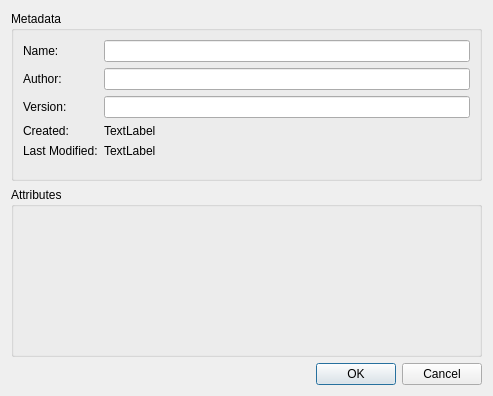
<?xml version="1.0" encoding="UTF-8"?>
<ui version="4.0">
 <class>librepcb::editor::ProjectPropertiesEditorDialog</class>
 <widget class="QDialog" name="librepcb::editor::ProjectPropertiesEditorDialog">
  <property name="geometry">
   <rect>
    <x>0</x>
    <y>0</y>
    <width>493</width>
    <height>396</height>
   </rect>
  </property>
  <property name="windowTitle">
   <string>Project Properties</string>
  </property>
  <layout class="QVBoxLayout" name="verticalLayout">
   <item>
    <widget class="QGroupBox" name="groupBox">
     <property name="title">
      <string>Metadata</string>
     </property>
     <layout class="QFormLayout" name="formLayout">
      <property name="fieldGrowthPolicy">
       <enum>QFormLayout::AllNonFixedFieldsGrow</enum>
      </property>
      <item row="0" column="0">
       <widget class="QLabel" name="label">
        <property name="text">
         <string>Name:</string>
        </property>
       </widget>
      </item>
      <item row="0" column="1">
       <widget class="QLineEdit" name="edtName"/>
      </item>
      <item row="1" column="0">
       <widget class="QLabel" name="label_3">
        <property name="text">
         <string>Author:</string>
        </property>
       </widget>
      </item>
      <item row="1" column="1">
       <widget class="QLineEdit" name="edtAuthor"/>
      </item>
      <item row="3" column="0">
       <widget class="QLabel" name="label_4">
        <property name="text">
         <string>Created:</string>
        </property>
       </widget>
      </item>
      <item row="2" column="0">
       <widget class="QLabel" name="label_2">
        <property name="text">
         <string>Version:</string>
        </property>
       </widget>
      </item>
      <item row="2" column="1">
       <widget class="QLineEdit" name="edtVersion"/>
      </item>
      <item row="3" column="1">
       <widget class="QLabel" name="lblCreatedDateTime">
        <property name="text">
         <string notr="true">TextLabel</string>
        </property>
       </widget>
      </item>
      <item row="4" column="0">
       <widget class="QLabel" name="label_6">
        <property name="text">
         <string>Last Modified:</string>
        </property>
       </widget>
      </item>
      <item row="4" column="1">
       <widget class="QLabel" name="lblLastModifiedDateTime">
        <property name="text">
         <string notr="true">TextLabel</string>
        </property>
       </widget>
      </item>
     </layout>
    </widget>
   </item>
   <item>
    <widget class="QGroupBox" name="groupBox_2">
     <property name="title">
      <string>Attributes</string>
     </property>
     <layout class="QVBoxLayout" name="verticalLayout_2">
      <property name="leftMargin">
       <number>3</number>
      </property>
      <property name="topMargin">
       <number>3</number>
      </property>
      <property name="rightMargin">
       <number>3</number>
      </property>
      <property name="bottomMargin">
       <number>3</number>
      </property>
      <item>
       <widget class="librepcb::editor::AttributeListEditorWidget" name="attributeListEditorWidget" native="true"/>
      </item>
     </layout>
    </widget>
   </item>
   <item>
    <widget class="QDialogButtonBox" name="buttonBox">
     <property name="orientation">
      <enum>Qt::Horizontal</enum>
     </property>
     <property name="standardButtons">
      <set>QDialogButtonBox::Cancel|QDialogButtonBox::Ok</set>
     </property>
    </widget>
   </item>
  </layout>
 </widget>
 <customwidgets>
  <customwidget>
   <class>librepcb::editor::AttributeListEditorWidget</class>
   <extends>QWidget</extends>
   <header location="global">librepcb/editor/widgets/attributelisteditorwidget.h</header>
   <container>1</container>
  </customwidget>
 </customwidgets>
 <tabstops>
  <tabstop>edtName</tabstop>
  <tabstop>edtAuthor</tabstop>
  <tabstop>edtVersion</tabstop>
  <tabstop>attributeListEditorWidget</tabstop>
 </tabstops>
 <resources/>
 <connections>
  <connection>
   <sender>buttonBox</sender>
   <signal>accepted()</signal>
   <receiver>librepcb::editor::ProjectPropertiesEditorDialog</receiver>
   <slot>accept()</slot>
   <hints>
    <hint type="sourcelabel">
     <x>248</x>
     <y>254</y>
    </hint>
    <hint type="destinationlabel">
     <x>157</x>
     <y>274</y>
    </hint>
   </hints>
  </connection>
  <connection>
   <sender>buttonBox</sender>
   <signal>rejected()</signal>
   <receiver>librepcb::editor::ProjectPropertiesEditorDialog</receiver>
   <slot>reject()</slot>
   <hints>
    <hint type="sourcelabel">
     <x>316</x>
     <y>260</y>
    </hint>
    <hint type="destinationlabel">
     <x>286</x>
     <y>274</y>
    </hint>
   </hints>
  </connection>
 </connections>
</ui>
